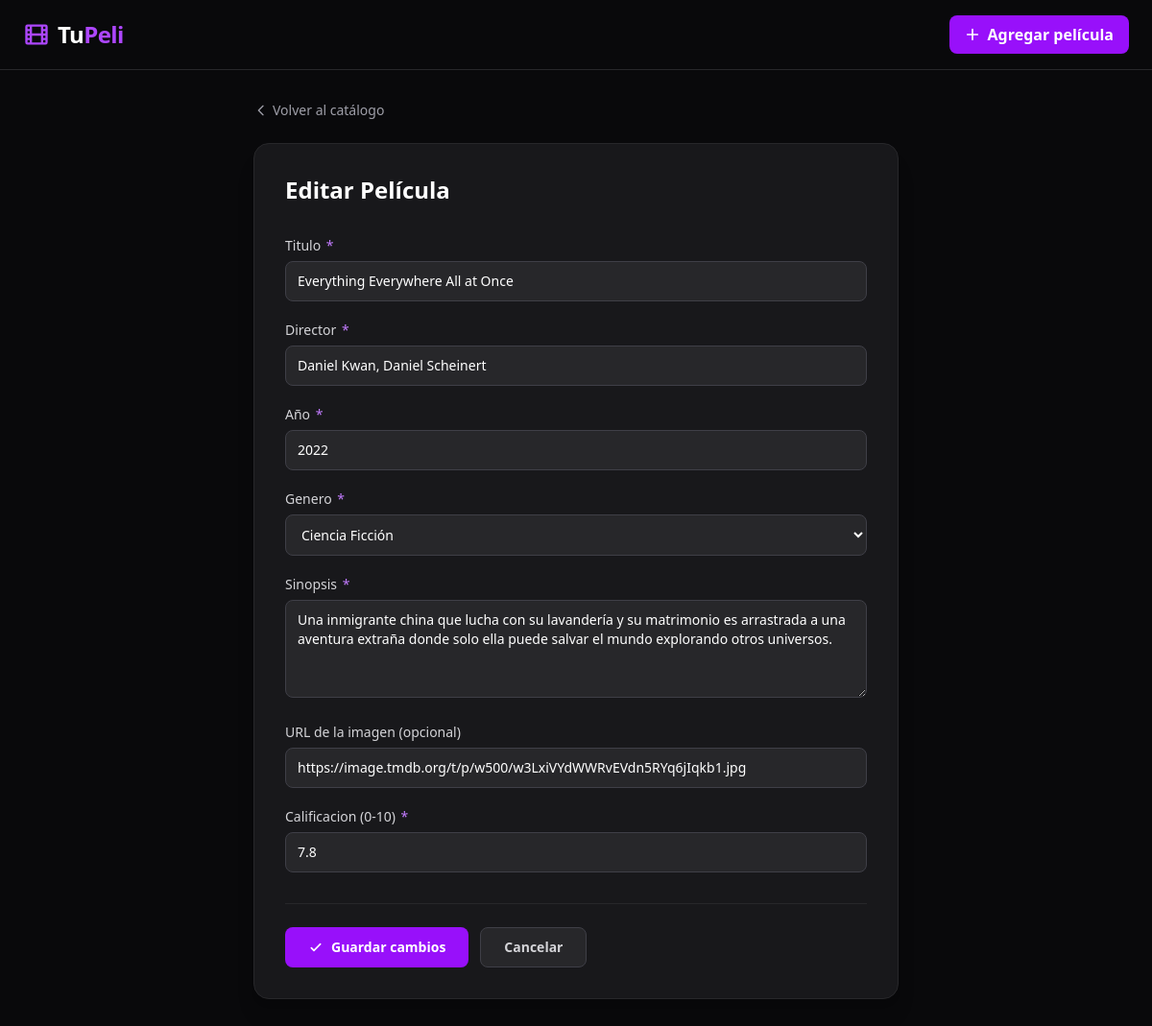
The page /pelicula/10/editar/ on the database its author committed.
### peliculas/models.py (models this page shows, shortened)
class Pelicula(models.Model):
    GENEROS = [
        ('accion', 'Acción'),
        ('comedia', 'Comedia'),
        ('drama', 'Drama'),
        ('terror', 'Terror'),
        ('ciencia_ficcion', 'Ciencia Ficción'),
        ('animacion', 'Animación'),
        ('romance', 'Romance'),
        ('thriller', 'Thriller'),
        ('documental', 'Documental'),
        ('otro', 'Otro'),
    ]
    titulo = models.CharField(max_length=200)
    director = models.CharField(max_length=150)
    anio = models.PositiveIntegerField()
    genero = models.CharField(max_length=50, choices=GENEROS)
    sinopsis = models.TextField()
    imagen_url = models.URLField(blank=True, null=True)
    calificacion = models.DecimalField(max_digits=3, decimal_places=1)
    creado_en = models.DateTimeField(auto_now_add=True)
    class Meta:
        ordering = ['-anio']
        verbose_name = 'Película'
        verbose_name_plural = 'Películas'

### peliculas/views.py (the view)
# urls.py: path('pelicula/<int:pk>/editar/', views.editar_pelicula, name='editar_pelicula'),
def editar_pelicula(request, pk):
    pelicula = get_object_or_404(Pelicula, pk=pk)
    if request.method == 'POST':
        form = PeliculaForm(request.POST, instance=pelicula)
        if form.is_valid():
            form.save()
            messages.success(request, f'Película "{pelicula.titulo}" actualizada exitosamente.')
            return redirect('lista_peliculas')
    else:
        form = PeliculaForm(instance=pelicula)
    return render(request, 'peliculas/formulario.html', {'form': form, 'titulo': 'Editar Película', 'pelicula': pelicula})

### peliculas/templates/peliculas/formulario.html (shortened to what this page needs)
{% extends "base.html" %}
{% block content %}
<div class="max-w-2xl mx-auto">
    <a href="{% url 'lista_peliculas' %}" class="inline-flex items-center gap-1 text-zinc-400 hover:text-white text-sm transition-colors mb-6">
        <svg xmlns="http://www.w3.org/2000/svg" class="h-4 w-4" fill="none" viewBox="0 0 24 24" stroke="currentColor" stroke-width="2">
            <path stroke-linecap="round" stroke-linejoin="round" d="M15 19l-7-7 7-7"/>
        </svg>
        Volver al catálogo
    </a>
    <div class="bg-zinc-900 rounded-2xl p-8 shadow-xl border border-zinc-800">
        <h1 class="text-2xl font-bold text-white mb-8">{{ titulo }}</h1>
        <form method="post" novalidate>
            <div class="space-y-5">
                {% for field in form %}
                <div>
                    <label for="{{ field.id_for_label }}" class="block text-sm font-medium text-zinc-300 mb-1.5">
                        {{ field.label }}
                        {% if field.field.required %}<span class="text-purple-400 ml-0.5">*</span>{% endif %}
                    </label>
                    {{ field }}
                </div>
                {% endfor %}
            </div>
            <div class="flex gap-3 mt-8 pt-6 border-t border-zinc-800">
                <button type="submit"
                        class="flex items-center gap-2 px-6 py-2.5 bg-purple-600 hover:bg-purple-700 text-white rounded-lg transition-colors font-semibold text-sm">
                    <svg xmlns="http://www.w3.org/2000/svg" class="h-4 w-4" fill="none" viewBox="0 0 24 24" stroke="currentColor" stroke-width="2.5">
                        <path stroke-linecap="round" stroke-linejoin="round" d="M5 13l4 4L19 7"/>
                    </svg>
                    {% if pelicula %}Guardar cambios{% else %}Agregar película{% endif %}
                </button>
                <a href="{% url 'lista_peliculas' %}"
                   class="px-6 py-2.5 bg-zinc-800 hover:bg-zinc-700 text-zinc-300 rounded-lg transition-colors font-semibold text-sm border border-zinc-700">
                    Cancelar
                </a>
            </div>
        </form>
    </div>
</div>
{% endblock %}

### rows shown on the page
Pelicula: form "Everything Everywhere All at Once" "Daniel Kwan, Daniel Scheinert" "2022" "Ciencia Ficción" "Una inmigrante china que lucha con su lavandería y su matrimonio es arrastrada a una aventura extraña donde solo ella puede salvar el mundo explorando otros universos." "https://image.tmdb.org/t/p/w500/w3LxiVYdWWRvEVdn5RYq6jIqkb1.jpg" "7.8"

### other values the page prints
{{ titulo }} "Editar Película"
{{ field.label }} "Titulo" "Director" "Año" "Genero" "Sinopsis" "URL de la imagen (opcional)" "Calificacion (0-10)"
